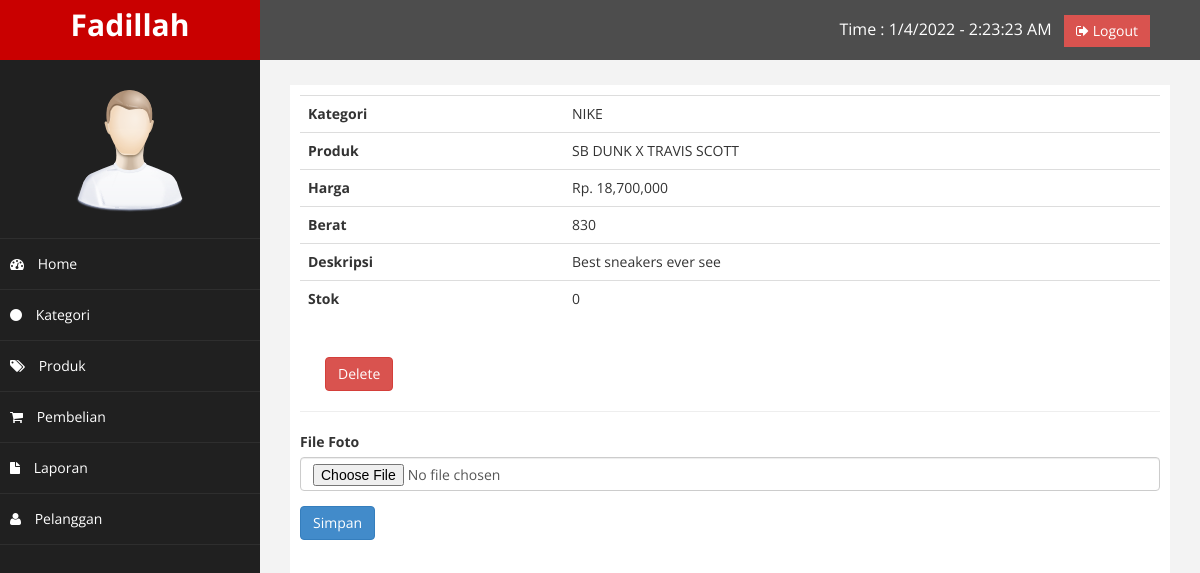
The app's page /admin/index.php?halaman=detailproduk&id=12 (signed in) with its own data.
### tables this page shows
CREATE TABLE `produk` (
  `id_produk` int(11) NOT NULL,
  `id_kategori` int(5) NOT NULL,
  `nama_produk` varchar(100) NOT NULL,
  `harga_produk` int(11) NOT NULL,
  `berat_produk` int(11) NOT NULL,
  `foto_produk` varchar(100) NOT NULL,
  `deskripsi_produk` text NOT NULL,
  `stok_produk` int(5) NOT NULL,
  `colorway` varchar(50) NOT NULL
);

CREATE TABLE `kategori` (
  `id_kategori` int(11) NOT NULL,
  `nama_kategori` varchar(100) NOT NULL
);

CREATE TABLE `produk_foto` (
  `id_produk_foto` int(11) NOT NULL,
  `id_produk` int(11) NOT NULL,
  `nama_produk_foto` varchar(255) NOT NULL
);

### admin/detailproduk.php (the view, shortened to what this page needs)
<?php
$id_produk = $_GET["id"];
$ambil = $koneksi->query("SELECT * FROM produk LEFT JOIN kategori ON produk.id_kategori=kategori.id_kategori WHERE id_produk='$id_produk'");
$detailproduk = $ambil->fetch_assoc();
$fotoproduk = array();
$ambilfoto = $koneksi->query("SELECT * FROM produk_foto WHERE id_produk='$id_produk'");
while ($tiap = $ambilfoto->fetch_assoc())
{
	$fotoproduk[] = $tiap;
}
 ?>
<table class="table">
	<tr>
		<th>Kategori</th>
		<td><?php echo $detailproduk["nama_kategori"]; ?></td>
	</tr>
	<tr>
		<th>Produk</th>
		<td><?php echo $detailproduk["nama_produk"]; ?></td>
	</tr>
	<tr>
		<th>Harga</th>
		<td>Rp. <?php echo number_format($detailproduk["harga_produk"]); ?></td>
	</tr>
	<tr>
		<th>Berat</th>
		<td><?php echo $detailproduk["berat_produk"]; ?></td>
	</tr>
	<tr>
		<th>Deskripsi</th>
		<td><?php echo $detailproduk["deskripsi_produk"]; ?></td>
	</tr>
	<tr>
		<th>Stok</th>
		<td><?php $stokk = $koneksi->query("SELECT SUM(IF((id_produk) = $id_produk, stok, 0)) AS stokku from size");
					$hasil = $stokk->fetch_assoc();
					echo $hasil['stokku'];
			?></td>
	</tr>
</table>
<div class="row">
	<?php foreach ($fotoproduk as $key => $value) : ?>
		<div class="col-md-2 text-center">
			<img src="../foto_produk/<?php echo $value["nama_produk_foto"]; ?>" alt="" class="img-responsive"><br>
			<a href="index.php?halaman=hapusfotoproduk&idfoto=<?php echo $value['id_produk_foto'] ?>&idproduk=<?php echo $id_produk; ?>" class="btn btn-danger">Delete</a>
		</div>
	<?php endforeach ?>
</div>
<hr>
<form method="post" enctype="multipart/form-data">
	<div class="form-group">
		<label>File Foto</label>
		<input type="file" name="foto" class="form-control">
	</div>
	<button class="btn btn-primary" name="simpan" value="simpan">Simpan</button>
</form>

### admin/assets/css/custom.css (style rules this page uses)
body { font-family: 'Open Sans', sans-serif; }
.text-center { text-align:center; }

### records on screen
produk: id_kategori.nama_kategori "NIKE", nama_produk "SB DUNK X TRAVIS SCOTT", harga_produk "18,700,000", berat_produk "830", deskripsi_produk "Best sneakers ever see"

### other values on screen
$_SESSION['admin']['nama_lengkap'] "Fadillah"
$hasil['stokku'] "0"
